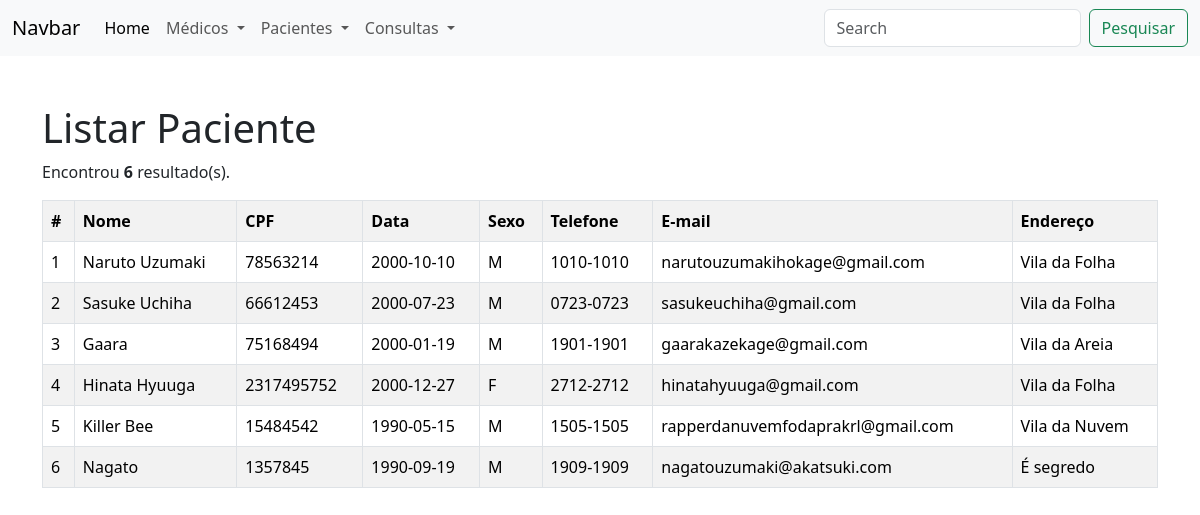
Page /?page=listar-paciente on the committed database.
### tables this page shows
CREATE TABLE `paciente` (
  `id_paciente` int(10) UNSIGNED NOT NULL,
  `nome_paciente` varchar(100) DEFAULT NULL,
  `cpf_paciente` varchar(14) DEFAULT NULL,
  `data_nasc_paciente` date DEFAULT NULL,
  `sexo_paciente` char(1) DEFAULT NULL,
  `fone_paciente` varchar(20) DEFAULT NULL,
  `email_paciente` varchar(100) DEFAULT NULL,
  `endereco_paciente` varchar(100) DEFAULT NULL
);

### listar-paciente.php (the view)
<h1>Listar Paciente</h1>
<?php
include 'C:\xampp\htdocs\Emanuela\Projeto\config.php';
$sql = "SELECT * FROM `paciente`";
$res = $conn->query($sql);
$qtd = $res->num_rows;
if($qtd > 0){
	print"<p>Encontrou <b>$qtd</b> resultado(s).</p>";
	print"<table class='table table-bordered table-striped table-hover'>";
	print"<tr>";
	print"<th>#</th>";
	print"<th>Nome</th>";
	print"<th>CPF</th>";
	print"<th>Data</th>";
	print"<th>Sexo</th>";
	print"<th>Telefone</th>";
	print"<th>E-mail</th>";
	print"<th>Endereço</th>";
	print"</tr>";
	while($row=$res->fetch_object()){
		print"<tr>";
		print "<td>".$row->id_paciente."</td>";
		print "<td>".$row->nome_paciente."</td>";
		print "<td>".$row->cpf_paciente."</td>";
		print "<td>".$row->data_nasc_paciente."</td>";
		print "<td>".$row->sexo_paciente."</td>";
		print "<td>".$row->fone_paciente."</td>";
		print "<td>".$row->email_paciente."</td>";
		print "<td>".$row->endereco_paciente."</td>";
		print"</tr>";
	}
	print"</table>";
	}
else{
	print"<p>Não foram encontrados <b>$qtd</b> resultado(s).</p>";
	}
?>

### index.php (shortened to what this page needs)
<!DOCTYPE html>
<html>
<head>
	<link rel="stylesheet" type="text/css" href="css/bootstrap.min.css">
</head>
<body>
	<nav class="navbar navbar-expand-lg bg-body-tertiary">
  <div class="container-fluid">
    <a class="navbar-brand" href="#">Navbar</a>
    <div class="collapse navbar-collapse" id="navbarSupportedContent">
      <ul class="navbar-nav me-auto mb-2 mb-lg-0">
        <li class="nav-item">
          <a class="nav-link active" aria-current="page" href="index.php">Home</a>
        </li>
        <li class="nav-item dropdown">
          <a class="nav-link dropdown-toggle" href="#" role="button" data-bs-toggle="dropdown" aria-expanded="false">
            Médicos
          </a>
        </li>
        <li class="nav-item dropdown">
          <a class="nav-link dropdown-toggle" href="#" role="button" data-bs-toggle="dropdown" aria-expanded="false">
            Pacientes
          </a>
        </li>
        <li class="nav-item dropdown">
          <a class="nav-link dropdown-toggle" href="#" role="button" data-bs-toggle="dropdown" aria-expanded="false">
            Consultas
          </a>
        </li>
      </ul>
      <form class="d-flex" role="search">
        <input class="form-control me-2" type="search" placeholder="Search" aria-label="Search">
        <button class="btn btn-outline-success" type="submit">Pesquisar</button>
      </form>
    </div>
  </div>
</nav>
<div class="container">
	<div class="row mt-5">
		<div class="col">
			<?php
				switch (@$_REQUEST['page']){
					case 'listar-paciente':
						include('listar-paciente.php');
						break;
				}
			?>
		</div>
	</div>
</div>
</body>

### rows in the picture
paciente: id_paciente "1", nome_paciente "Naruto Uzumaki", cpf_paciente "78563214", data_nasc_paciente "2000-10-10", sexo_paciente "M", fone_paciente "1010-1010", email_paciente "narutouzumakihokage@gmail.com", endereco_paciente "Vila da Folha"
paciente: id_paciente "2", nome_paciente "Sasuke Uchiha", cpf_paciente "66612453", data_nasc_paciente "2000-07-23", sexo_paciente "M", fone_paciente "0723-0723", email_paciente "sasukeuchiha@gmail.com", endereco_paciente "Vila da Folha"
paciente: id_paciente "3", nome_paciente "Gaara", cpf_paciente "75168494", data_nasc_paciente "2000-01-19", sexo_paciente "M", fone_paciente "1901-1901", email_paciente "gaarakazekage@gmail.com", endereco_paciente "Vila da Areia"
paciente: id_paciente "4", nome_paciente "Hinata Hyuuga", cpf_paciente "2317495752", data_nasc_paciente "2000-12-27", sexo_paciente "F", fone_paciente "2712-2712", email_paciente "hinatahyuuga@gmail.com", endereco_paciente "Vila da Folha"
paciente: id_paciente "5", nome_paciente "Killer Bee", cpf_paciente "15484542", data_nasc_paciente "1990-05-15", sexo_paciente "M", fone_paciente "1505-1505", email_paciente "rapperdanuvemfodaprakrl@gmail.com", endereco_paciente "Vila da Nuvem"
paciente: id_paciente "6", nome_paciente "Nagato", cpf_paciente "1357845", data_nasc_paciente "1990-09-19", sexo_paciente "M", fone_paciente "1909-1909", email_paciente "nagatouzumaki@akatsuki.com", endereco_paciente "É segredo"

### other values in the picture
$qtd "6"
